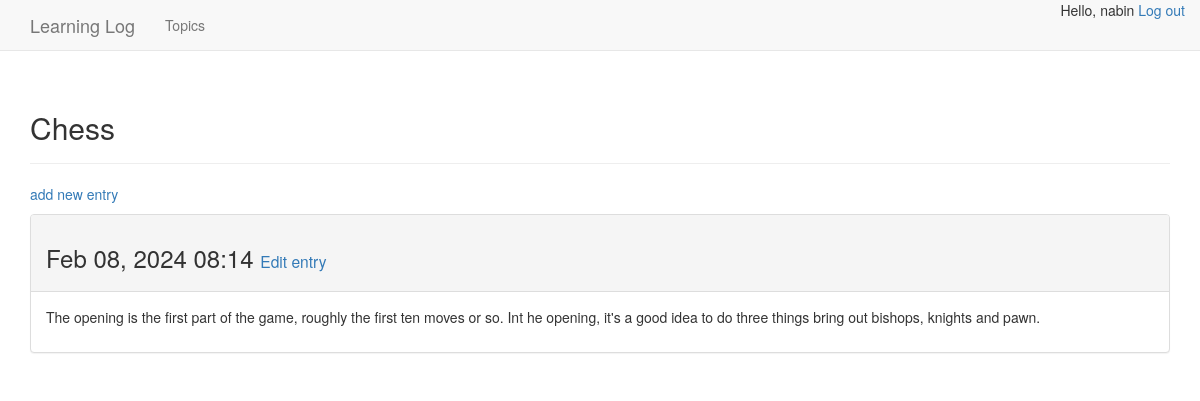
The page /topics/1/ (signed in) on the database its author committed.
### learning_logs/models.py (models this page shows, shortened)
class Topic(models.Model):
    text = models.CharField(max_length=200)
    data_added = models.DateTimeField(auto_now_add=True)
    owner = models.ForeignKey(User, on_delete=models.CASCADE)
    def __str__(self):
        return self.text

class Entry(models.Model):
    topic = models.ForeignKey(Topic, on_delete=models.CASCADE)
    text = models.TextField()
    data_added = models.DateTimeField(auto_now_add=True)
    class Meta:
        verbose_name_plural = 'entries'

### learning_logs/views.py (the view)
# urls.py: path('topics/<int:topic_id>/', views.topic, name='topic'),
@login_required
def topic(request, topic_id):
    topic = Topic.objects.get(id=topic_id)
    if topic.owner != request.user:
        raise Http404
    entries = topic.entry_set.order_by('-data_added')
    context = {'topic': topic, 'entries': entries}
    return render(request, 'learning_logs/topic.html', context)

### learning_logs/templates/learning_logs/topic.html
{%extends "learning_logs/base.html"%}
{% block header %}
    <h2>{{ topic }}</h2>
{% endblock header %}
{%block content%}
    <p>
        <a href="{% url 'learning_logs:new_entry' topic.id %}">add new entry</a>
    </p>
    {% for entry in entries %}
        <div class="panel panel-default">
            <div class="panel-heading">
                <h3>
                    {{ entry.data_added|date:'M d, Y H:i' }}
                    <small>
                        <a href="{% url 'learning_logs:edit_entry' entry.id %}">Edit entry</a>
                    </small>
                </h3>
            </div>
            <div class="panel-body">
                {{ entry.text|linebreaks }}
            </div>
        </div>
    {% empty %}
            There are no entries for this topic yet.
    {% endfor %}
{% endblock content %}

### learning_logs/templates/learning_logs/base.html (shortened to what this page needs)
{% load bootstrap3 %}
<!DOCTYPE html>
<html lang="en">
<head>
    {% bootstrap_css %} {% bootstrap_javascript %}
</head>
<body>
    <nav class="navbar navbar-default navbar-static-top">
        <div class="container">
            <div class="navbar-header">
                <a href="{% url 'learning_logs:index' %}" class="navbar-brand">
                    Learning Log
                </a>
            </div>
            <div id="navbar" class="navbar-collapse collapse">
                <ul class="nav navbar-nav">
                    <li><a href="{% url 'learning_logs:topics' %}">Topics</a></li>
                </ul>
                <ul class="nav navbar-nav navbar-right">
                    {% if user.is_authenticated %} Hello, {{user.username}}
                    <a href="{% url 'users:logout' %}">Log out</a>
                    {% else %}
                    <a href="{% url 'users:register' %}">Register</a>
                    <a href="{% url 'users:login' %}">Log in</a>
                    {% endif %}
                </ul>
            </div>
        </div>
    </nav>
    <div class="container">
        <div class="page-header">
            {% block header %} {% endblock header %}
        </div>
        <div>
            {% block content %} {% endblock content %}
        </div>
    </div>
</body>
</html>

### rows shown on the page
Topic: text "Chess"
Entry: data_added "Feb 08, 2024 08:14", text "The opening is the first part of the game, roughly the first ten moves or so. Int he opening, it's a good idea to do three things bring out bishops, knights and pawn."

### other values the page prints
{{ user.username }} "nabin"
